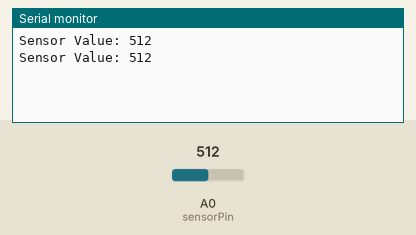
Recording of a sketch running on a simulated Arduino Uno, built with avr-gcc and run on an emulated ATmega328P. Shown: the last lines printed to the serial monitor. The inputs (shaded band) are chosen by the test bench; at power-on: A0 (sensorPin) = 512.

Above: at 2.8 s.
2.9 s: A0 (sensorPin) set to 716
At 5.2 s:
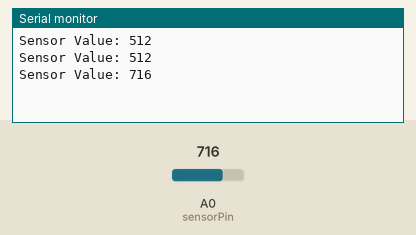
5.6 s: A0 (sensorPin) set to 900
At 6.8 s:
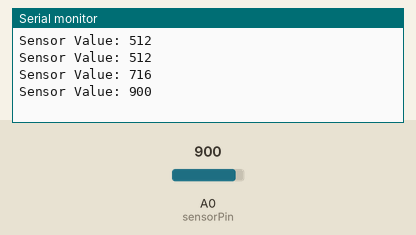
Timing chart, 0 to 8.6 s (numbered marks = the images above; inputs shaded):
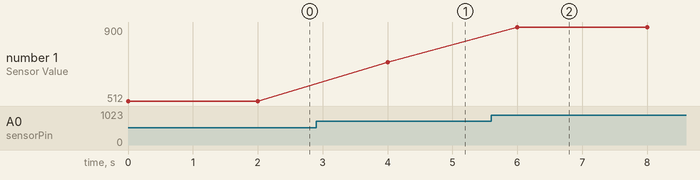

Measured:
- after the input at 2.9 s, the serial monitor: prints a new line after 1.1 s (image 1)
- after the input at 5.6 s, the serial monitor: prints a new line after 0.40 s (image 2)
- plotted number 1: 512 → 716 after the input at 2.9 s, 716 → 900 after the input at 5.6 s

The sketch:

mq3-activation.ino
```cpp
// This file is taking analog input from mq3 sesnor every 2 seconds and is connected to the raspberry pi for serial communication

const int sensorPin = A0; // Analog input pin for

void setup() {
  Serial.begin(115200);
}

void loop() {
  int sensorValue = analogRead(sensorPin);
  Serial.print("Sensor Value: ");
  Serial.println(sensorValue);
  delay(2000); // Delay between readings
}
```
